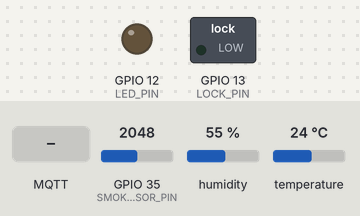
The sketch below on a simulated ESP32. On the bench: switched loads named in the sketch (green lamp = pin HIGH), output pins drawn as LEDs (lit = HIGH). Inputs (shaded band) come from the test bench; at power-on: GPIO 35 (SMOKE_SENSOR_PIN) = 2048, humidity 55 %, temperature 24 °C. WiFi joins after 1.5 s; servers stay silent unless stated; no MQTT or app messages arrive unless stated; what the sketch prints to the serial monitor is not drawn.

Above: at 2.7 s.
2.8 s: MQTT message "ON" arrives on the first subscribed topic
At 4.8 s:
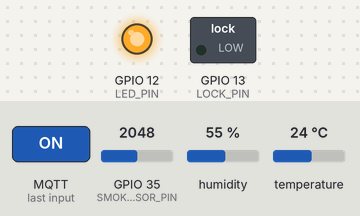
5.1 s: MQTT message "ON" arrives on the second subscribed topic
At 6.2 s:
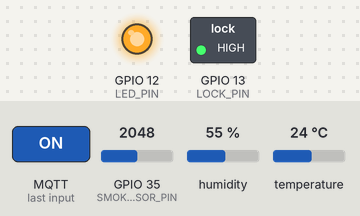
7.1 s: MQTT message "OFF" arrives on the first subscribed topic
At 8.7 s:
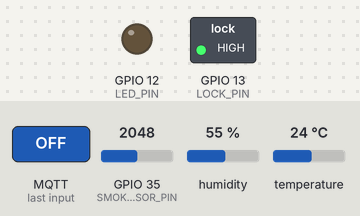
Timing chart, 0 to 10.2 s (numbered marks = the images above; inputs shaded):
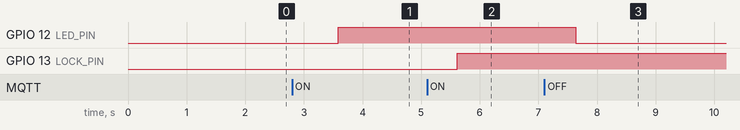

Measured:
- after the input at 2.8 s, GPIO 12 (LED_PIN): LOW → HIGH after 0.79 s
- after the input at 5.1 s, GPIO 13 (LOCK_PIN): LOW → HIGH after 0.51 s
- after the input at 7.1 s, GPIO 12 (LED_PIN): HIGH → LOW after 0.54 s

The sketch:

main.ino
```cpp
#include <WiFi.h>
#include <PubSubClient.h>
#include <DHT.h>

#define LED_PIN 12  // GPIO pin for LED
#define LOCK_PIN 13  // GPIO pin for LOCK
#define DHT_PIN 14  // GPIO pin for DHT sensor (temperature & humidity)
#define SMOKE_SENSOR_PIN 35  // ADC pin for smoke sensor

// WiFi credentials
const char* ssid = "wifi-ssid";
const char* password = "your-password";

// MQTT broker details
const char* mqttServer = "192.168.137.238"; // change this to the mqtt-server's ip address
const int mqttPort = 1883;

// MQTT topics
const char* ledControlTopic = "home/lights";
const char* temperatureTopic = "home/sensors/temperature";
const char* humidityTopic = "home/sensors/humidity";
const char* smokeTopic = "home/sensors/smoke";
const char* lockTopic = "home/lock";

WiFiClient espClient;
PubSubClient client(espClient);
DHT dht(DHT_PIN, DHT11);

void setup() {
  Serial.begin(115200);

  pinMode(LED_PIN, OUTPUT);
  pinMode(LOCK_PIN, OUTPUT);

  dht.begin();
  pinMode(SMOKE_SENSOR_PIN, INPUT);

  connectWiFi();
  client.setServer(mqttServer, mqttPort);
  client.setCallback(mqttCallback);

  connectMQTT();
}

void loop() {
  if (!client.connected()) {
    connectMQTT();
  }
  client.loop();

  // Publish sensor data
  publishSensorData();

  delay(2000);  // Adjust the interval as required
}

void connectWiFi() {
  delay(10);
  Serial.println("Connecting to WiFi...");
  WiFi.begin(ssid, password);

  while (WiFi.status() != WL_CONNECTED) {
    delay(500);
    Serial.print(".");
  }
  Serial.println("Connected to WiFi");
}

void connectMQTT() {
  while (!client.connected()) {
    Serial.print("Connecting to MQTT...");
    if (client.connect("ESP32Client")) {
      Serial.println("connected");

      // Subscribe to LED control topic
      client.subscribe(ledControlTopic);
      client.subscribe(lockTopic);

    } else {
      Serial.print("failed with state ");
      Serial.print(client.state());
      delay(2000);
    }
  }
}

void mqttCallback(char* topic, byte* payload, unsigned int length) {
  String message;
  for (int i = 0; i < length; i++) {
    message += (char)payload[i];
  }

  if (String(topic) == ledControlTopic) {
    if (message == "ON") {
      digitalWrite(LED_PIN, HIGH);
    } else if (message == "OFF") {
      digitalWrite(LED_PIN, LOW);
    }
    Serial.println("LED state changed to: " + message);
  }
  else if (String(topic) == lockTopic) {
    if (message == "ON") {
      digitalWrite(LOCK_PIN, HIGH);
    } else if (message == "OFF") {
      digitalWrite(LOCK_PIN, LOW);
    }
    Serial.println("Lock state changed to: " + message);
  }
}

void publishSensorData() {
  float temperature = dht.readTemperature();
  float humidity = dht.readHumidity();
  int smokeValue = analogRead(SMOKE_SENSOR_PIN);

  if (!isnan(temperature)) {
    client.publish(temperatureTopic, String(temperature).c_str());
  }
  if (!isnan(humidity)) {
    client.publish(humidityTopic, String(humidity).c_str());
  }
  client.publish(smokeTopic, String(smokeValue).c_str());

  Serial.println("Sensor data published");
}
```
